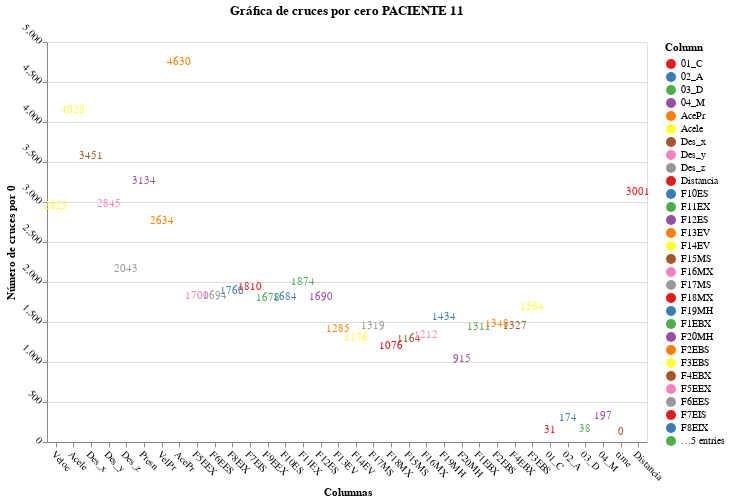

Source (notebook cell):
### Code cell
# Configurar la gráfica de barras en Altair
chart_P11 = alt.Chart(df_cross_zero_counts_P11).mark_bar().encode(
    x=alt.X('Column', sort=None, title='Columnas'),
    y=alt.Y('Zero_Crossings', title='Número de cruces por 0'),
    color=alt.Color('Column', scale=alt.Scale(scheme='set1'))  # Colores de la paleta Set1
).properties(
    title='Gráfica de cruces por cero PACIENTE 11',
    width=600,
    height=400
).configure_axis(
    labelAngle=45  # Rotar etiquetas del eje X
).mark_text(
    align='center',
    baseline='bottom',
    dy=-5  # Ajuste de posición para mostrar encima de la barra
).encode(
    text=alt.Text('Zero_Crossings:Q')
)

chart_P11.display()

### Figure 1 — Vega-Lite specification as saved in the notebook (floating-point values rounded to 4 significant figures)
{"config": {"view": {"continuousWidth": 300, "continuousHeight": 300}, "axis": {"labelAngle": 45}}, "data": {"name": "data-ad398f241364655c8ba0ef1a40ba0a72"}, "mark": {"type": "text", "align": "center", "baseline": "bottom", "dy": -5}, "encoding": {"color": {"field": "Column", "scale": {"scheme": "set1"}, "type": "nominal"}, "text": {"field": "Zero_Crossings", "type": "quantitative"}, "x": {"field": "Column", "sort": null, "title": "Columnas", "type": "nominal"}, "y": {"field": "Zero_Crossings", "title": "Número de cruces por 0", "type": "quantitative"}}, "height": 400, "title": "Gráfica de cruces por cero PACIENTE 11", "width": 600, "$schema": "https://vega.github.io/schema/vega-lite/v5.20.1.json", "datasets": {"data-ad398f241364655c8ba0ef1a40ba0a72": [{"Column": "Veloc", "Zero_Crossings": 2825}, {"Column": "Acele", "Zero_Crossings": 4028}, {"Column": "Des_x", "Zero_Crossings": 3451}, {"Column": "Des_y", "Zero_Crossings": 2845}, {"Column": "Des_z", "Zero_Crossings": 2043}, {"Column": "Presn", "Zero_Crossings": 3134}, {"Column": "VelPr", "Zero_Crossings": 2634}, {"Column": "AcePr", "Zero_Crossings": 4630}, {"Column": "F5EEX", "Zero_Crossings": 1700}, {"Column": "F6EES", "Zero_Crossings": 1694}, {"Column": "F8EIX", "Zero_Crossings": 1760}, {"Column": "F7EIS", "Zero_Crossings": 1810}, {"Column": "F9EEX", "Zero_Crossings": 1678}, {"Column": "F10ES", "Zero_Crossings": 1684}, {"Column": "F11EX", "Zero_Crossings": 1874}, {"Column": "F12ES", "Zero_Crossings": 1690}, {"Column": "F13EV", "Zero_Crossings": 1285}, {"Column": "F14EV", "Zero_Crossings": 1176}, {"Column": "F17MS", "Zero_Crossings": 1319}, {"Column": "F18MX", "Zero_Crossings": 1076}, {"Column": "F15MS", "Zero_Crossings": 1164}, {"Column": "F16MX", "Zero_Crossings": 1212}, {"Column": "F19MH", "Zero_Crossings": 1434}, {"Column": "F20MH", "Zero_Crossings": 915}, {"Column": "F1EBX", "Zero_Crossings": 1311}, {"Column": "F2EBS", "Zero_Crossings": 1348}, {"Column": "F4EBX", "Zero_Crossings": 1327}, {"Column": "F3EBS", "Zero_Crossings": 1564}, {"Column": "01_C", "Zero_Crossings": 31}, {"Column": "02_A", "Zero_Crossings": 174}, {"Column": "03_D", "Zero_Crossings": 38}, {"Column": "04_M", "Zero_Crossings": 197}, {"Column": "time", "Zero_Crossings": 0}, {"Column": "Distancia", "Zero_Crossings": 3001}]}}
